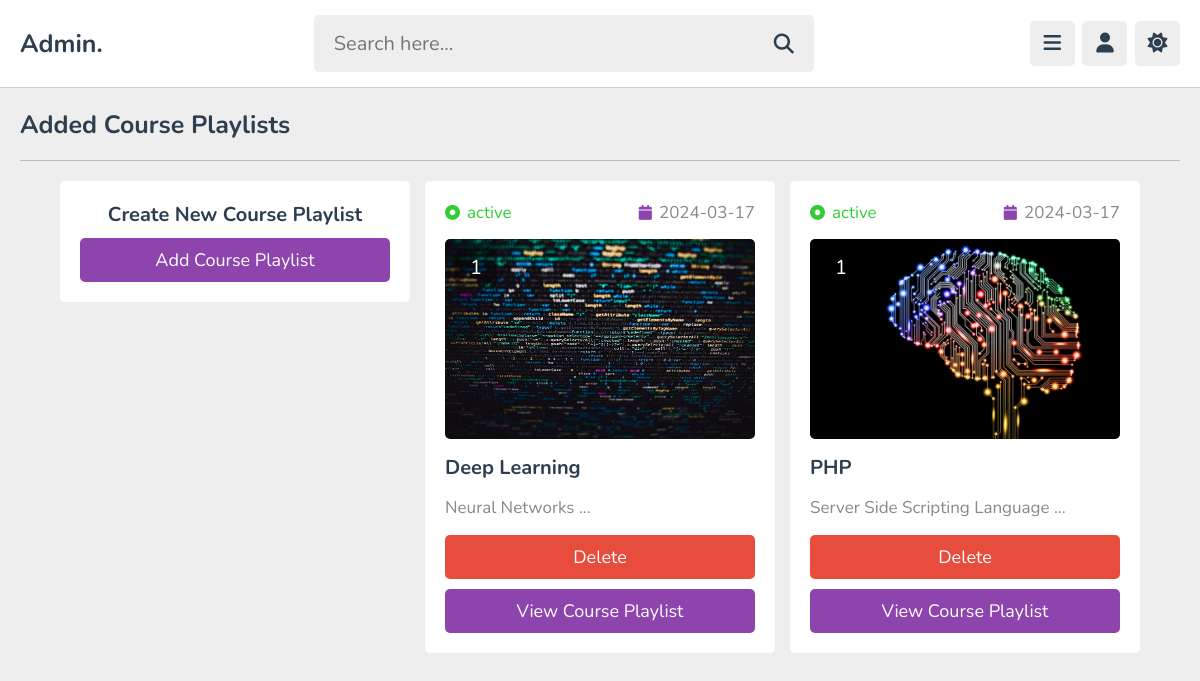
The page /admin/courses.php (signed in) on the database its author committed.
### tables this page shows
CREATE TABLE `Course` (
  `CourseID` int(11) NOT NULL,
  `CourseName` varchar(255) DEFAULT NULL,
  `Description` text DEFAULT NULL,
  `InstructorID` int(11) DEFAULT NULL,
  `image` varchar(100) NOT NULL,
  `cstatus` varchar(20) NOT NULL DEFAULT 'de-active',
  `date` date NOT NULL DEFAULT current_timestamp()
);

### admin/courses.php (the view, shortened to what this page needs)
<!DOCTYPE html>
<html lang="en">
<head>
   <link rel="stylesheet" href="https://cdnjs.cloudflare.com/ajax/libs/font-awesome/6.2.0/css/all.min.css">
   <link rel="stylesheet" href="../css/admin_style.css">
</head>
<body>
 <?php include '../functions/admin_header_fxn.php'; ?>
<section class="playlists">
   <h1 class="heading">Added Course Playlists</h1>
   <div class="box-container">
      <div class="box" style="text-align: center;">
         <h3 class="title" style="margin-bottom: .5rem;">Create New Course Playlist</h3>
         <a href="add_course.php" class="btn">Add Course Playlist</a>
      </div>
      <?php
         $select_playlist_stmt = $conn->prepare("SELECT * FROM Course WHERE InstructorID = ? ORDER BY date DESC");
         $select_playlist_stmt->bind_param("s", $tutor_id);
         $select_playlist_stmt->execute();
         $select_playlist_result = $select_playlist_stmt->get_result();
         if($select_playlist_result->num_rows > 0){
            while($fetch_playlist = $select_playlist_result->fetch_assoc()){
               $playlist_id = $fetch_playlist['CourseID'];
               $count_videos_stmt = $conn->prepare("SELECT * FROM content WHERE cid = ?");
               $count_videos_stmt->bind_param("s", $playlist_id);
               $count_videos_stmt->execute();
               $count_videos_result = $count_videos_stmt->get_result();
               $total_videos = $count_videos_result->num_rows;
      ?>
      <div class="box">
         <div class="flex">
            <div><i class="fas fa-circle-dot" style="<?php echo ($fetch_playlist['cstatus'] == 'active') ? 'color: limegreen' : 'color: red'; ?>"></i><span style="<?php echo ($fetch_playlist['cstatus'] == 'active') ? 'color: limegreen' : 'color: red'; ?>"><?= $fetch_playlist['cstatus']; ?></span></div>
            <div><i class="fas fa-calendar"></i><span><?= $fetch_playlist['date']; ?></span></div>
         </div>
         <div class="thumb">
            <span><?= $total_videos; ?></span>
            <img src="../uploads/<?= $fetch_playlist['image']; ?>" alt="Course Playlist Image">
         </div>
         <h3 class="title"><?= $fetch_playlist['CourseName']; ?></h3>
         <p class="description"><?= $fetch_playlist['Description']; ?></p>
         <form action="" method="post" class="flex-btn">
            <input type="submit" value="Delete" class="delete-btn" onclick="return confirm('Delete this course playlist?');" name="delete">
         </form>
         <a href="view_course.php?get_id=<?= $playlist_id; ?>" class="btn">View Course Playlist</a>
      </div>
      <?php
         }
      }else{
         echo '<p class="empty">No playlist added yet!</p>';
      }
      ?>
   </div>
</section>
</body>
</html>

### css/admin_style.css (style rules this page uses)
:root { --main-color:#8e44ad; --red:#e74c3c; --oragen:#f39c12; --white:#fff; --black:#2c3e50; --light-color:#888; --light-bg:#eee; --border:.1rem solid rgba(0,0,0,.2); }
* { font-family: 'Nunito', sans-serif; margin: 0; padding: 0; box-sizing: border-box; outline: none; border: none; text-decoration: none; }
html { font-size: 62.5%; overflow-x: hidden; }
body { background-color: var(--light-bg); padding-left: 30rem; }
section { padding:2rem; max-width: 1200px; margin: 0 auto; }
.btn, .option-btn, .delete-btn, .inline-btn, .inline-option-btn, .inline-delete-btn { border-radius: .5rem; padding: 1rem 3rem; font-size: 1.8rem; color: #fff; margin-top: 1rem; text-transform: capitalize; cursor: pointer; text-align: center; }
.btn, .option-btn, .delete-btn { display: block; width: 100%; }
.btn, .inline-btn { background-color: var(--main-color); }
.delete-btn, .inline-delete-btn { background-color: var(--red); }
.flex-btn { display:flex; gap: 1rem; }
.heading { padding-bottom: 1.8rem; border-bottom: var(--border); font-size: 2.5rem; color: var(--black); text-transform: capitalize; margin-bottom: 2rem; }
.playlists .box-container { display: grid; grid-template-columns: repeat(auto-fit, 35rem); align-items: flex-start; justify-content: center; gap: 1.5rem; }
.playlists .box-container .box { background-color: var(--white); border-radius: .5rem; padding: 2rem; overflow-x:hidden; }
.playlists .box-container .box .thumb { height: 20rem; position: relative; margin: 1.5rem 0; }
.playlists .box-container .box .flex { display: flex; align-items: center; gap: 1.5rem; justify-content: space-between; }
.playlists .box-container .box .flex i { font-size: 1.5rem; color: var(--main-color); margin-right:.7rem; }
.playlists .box-container .box .flex span { color: var(--light-color); font-size: 1.7rem; }
.playlists .box-container .box .thumb img { height: 100%; width: 100%; object-fit: cover; border-radius: .5rem; }
.playlists .box-container .box .thumb span { background-color: rgba(0,0,0,.3); color: #fff; border-radius: .5rem; position: absolute; top: 1rem; left: 1rem; padding: .5rem 1.5rem; font-size: 2rem; }
.playlists .box-container .box .title { font-size: 2rem; color: var(--black); margin-bottom: 1rem; text-overflow: ellipsis; white-space: nowrap; overflow-x:hidden; }
.playlists .box-container .box .description { line-height: 2; font-size: 1.7rem; color: var(--light-color); }
.playlists .box-container .box .description::after { content: '...'; }
@media (max-width:1200px) { body { padding-left: 0; } }

### rows shown on the page
course: cstatus "active", date "2024-03-17", total_videos "1", image (picture), CourseName "Deep Learning", Description "Neural Networks"
course: cstatus "active", date "2024-03-17", total_videos "1", image (picture), CourseName "PHP", Description "Server Side Scripting Language"
